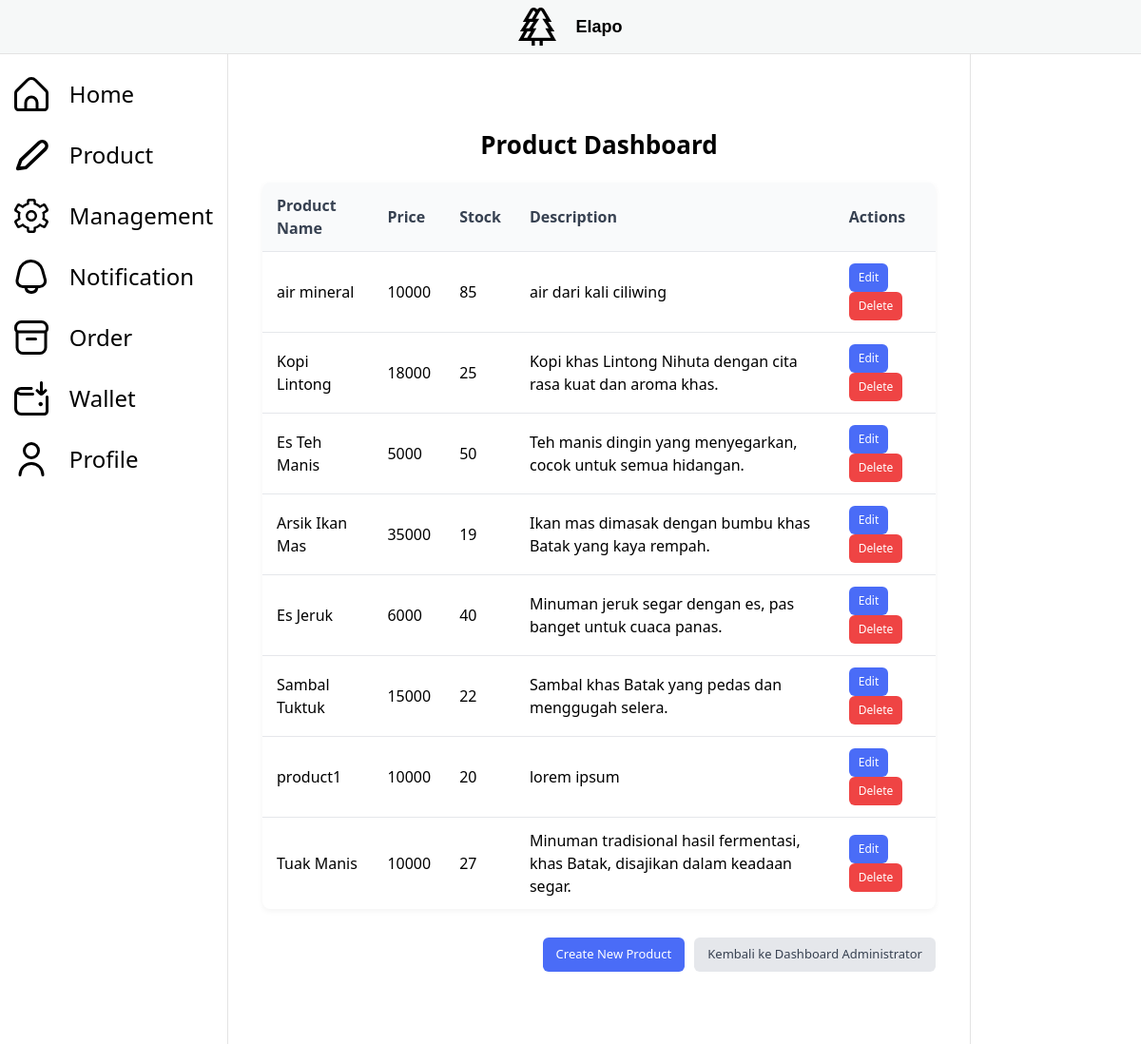
Page /administrator/product_dashboard/ (signed in) on the committed database.
### product/models.py (models this page shows)
class Product(models.Model):
    class Meta:
        permissions = [
            ("buy_product", "Can buy product")
        ]
    id = models.UUIDField(primary_key=True, default=uuid.uuid4)
    product_name = models.CharField(max_length=69)
    price = models.DecimalField(max_digits=12, decimal_places=0, default=0)
    description = models.CharField(max_length=150)
    stock = models.IntegerField()

### administrator/views.py (the view)
# urls.py: path('product_dashboard/', views.product_dashboard, name='product_dashboard')
@login_required
def product_dashboard(request):
    products = Product.objects.all().order_by('-id')  # Mengurutkan berdasarkan ID atau preferensi lainnya
    return render(request, 'product_dashboard.html', {'products': products, 'is_admin': True})

### administrator/templates/product_dashboard.html (shortened to what this page needs)
{% extends 'main.html' %}
{% block content %}
<div class="product-dashboard">
  <h1>Product Dashboard</h1>
  <div class="card">
    <table class="data-table">
      <thead>
        <tr>
          <th>Product Name</th>
          <th>Price</th>
          <th>Stock</th>
          <th>Description</th>
          <th>Actions</th>
        </tr>
      </thead>
      <tbody>
        {% for product in products %}
        <tr>
          <td>{{ product.product_name }}</td>
          <td>{{ product.price }}</td>
          <td>{{ product.stock }}</td>
          <td>{{ product.description }}</td>
          <td>
            <a href="{% url 'administrator:update_product' product.id %}" class="btn btn-sm btn-primary">Edit</a>
            <form method="post" action="{% url 'administrator:delete_product' product.id %}" style="display:inline;">
              <button type="submit" class="btn btn-sm btn-danger" onclick="return confirm('Yakin ingin menghapus produk ini?')">Delete</button>
            </form>
          </td>
        </tr>
        {% endfor %}
      </tbody>
    </table>
  </div>
  <div class="button-group">
    <a href="{% url 'administrator:create_product' %}" class="btn btn-primary">Create New Product</a>
    <a href="{% url 'administrator:dashboard' %}" class="btn btn-secondary">Kembali ke Dashboard Administrator</a>
  </div>
</div>
{% endblock %}

### administrator/templates/product_dashboard.html (style rules this page uses)
.product-dashboard { max-width: 1000px; margin: 40px auto; padding: 20px; }
.product-dashboard h1 { font-size: 26px; font-weight: 700; margin-bottom: 20px; text-align: center; }
.card { background-color: white; border-radius: 8px; box-shadow: 0 2px 6px rgba(0,0,0,0.05); overflow-x: auto; }
.data-table { width: 100%; border-collapse: collapse; margin: 0; }
.data-table th, .data-table td { padding: 12px 15px; text-align: left; border-bottom: 1px solid #e5e7eb; }
.data-table th { background-color: #f9fafb; font-weight: 600; color: #374151; }
.data-table tr:last-child td { border-bottom: none; }
.btn { display: inline-block; padding: 8px 14px; border-radius: 6px; font-size: 13px; font-weight: 500; text-decoration: none; cursor: pointer; transition: background-color 0.2s; border: none; }
.btn-sm { font-size: 12px; padding: 6px 10px; }
.btn-primary { background-color: #4a6cf7; color: white; }
.btn-danger { background-color: #ef4444; color: white; }
.btn-secondary { background-color: #e5e7eb; color: #374151; }
.button-group { margin-top: 30px; display: flex; gap: 10px; justify-content: flex-end; }

### rows in the picture
Product: product_name "air mineral", price "10000", stock "85", description "air dari kali ciliwing"
Product: product_name "Kopi Lintong", price "18000", stock "25", description "Kopi khas Lintong Nihuta dengan cita rasa kuat dan aroma khas."
Product: product_name "Es Teh Manis", price "5000", stock "50", description "Teh manis dingin yang menyegarkan, cocok untuk semua hidangan."
Product: product_name "Arsik Ikan Mas", price "35000", stock "19", description "Ikan mas dimasak dengan bumbu khas Batak yang kaya rempah."
Product: product_name "Es Jeruk", price "6000", stock "40", description "Minuman jeruk segar dengan es, pas banget untuk cuaca panas."
Product: product_name "Sambal Tuktuk", price "15000", stock "22", description "Sambal khas Batak yang pedas dan menggugah selera."
Product: product_name "product1", price "10000", stock "20", description "lorem ipsum"
Product: product_name "Tuak Manis", price "10000", stock "27", description "Minuman tradisional hasil fermentasi, khas Batak, disajikan dalam keadaan segar."
